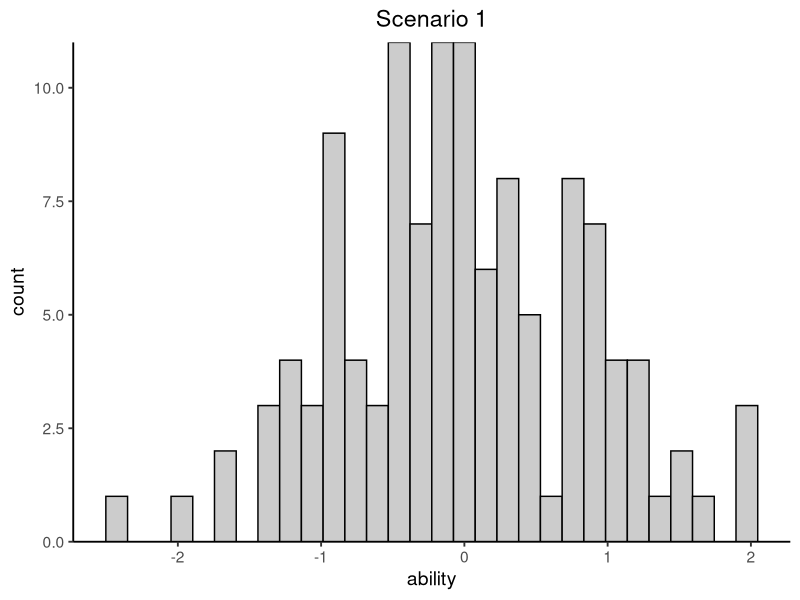
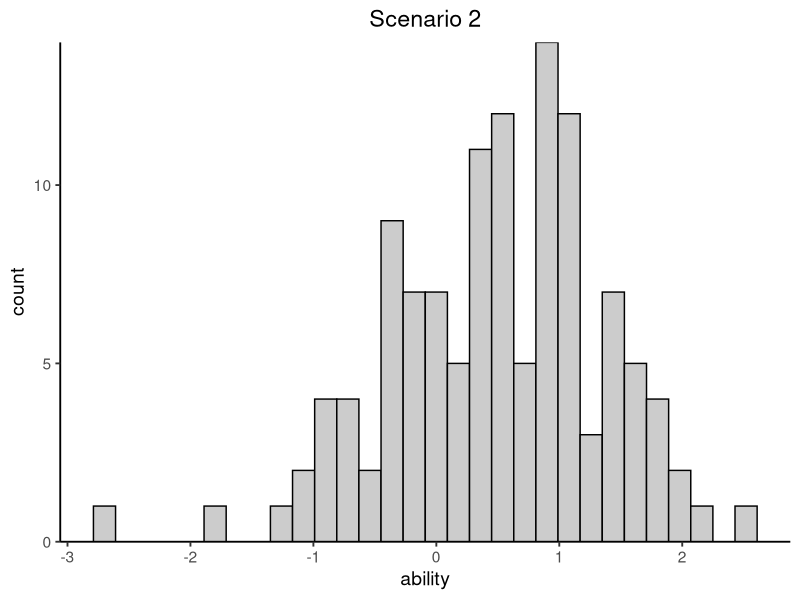
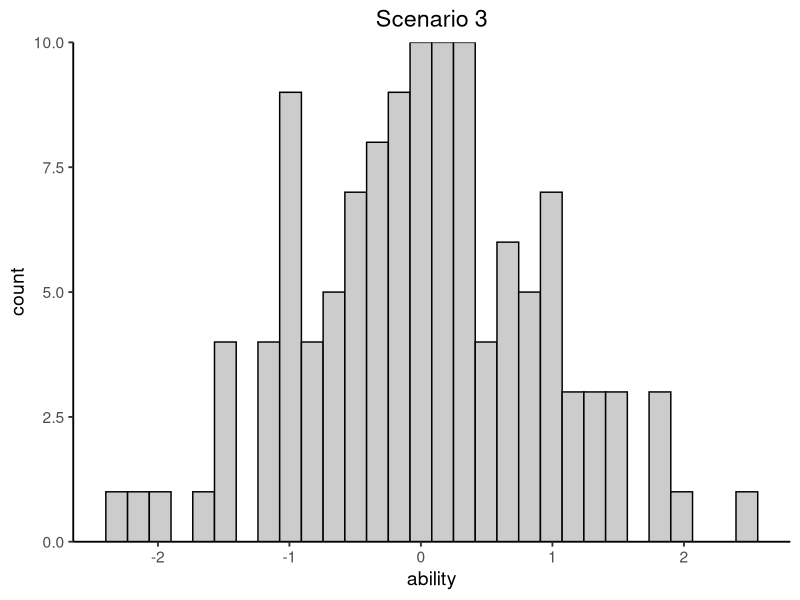
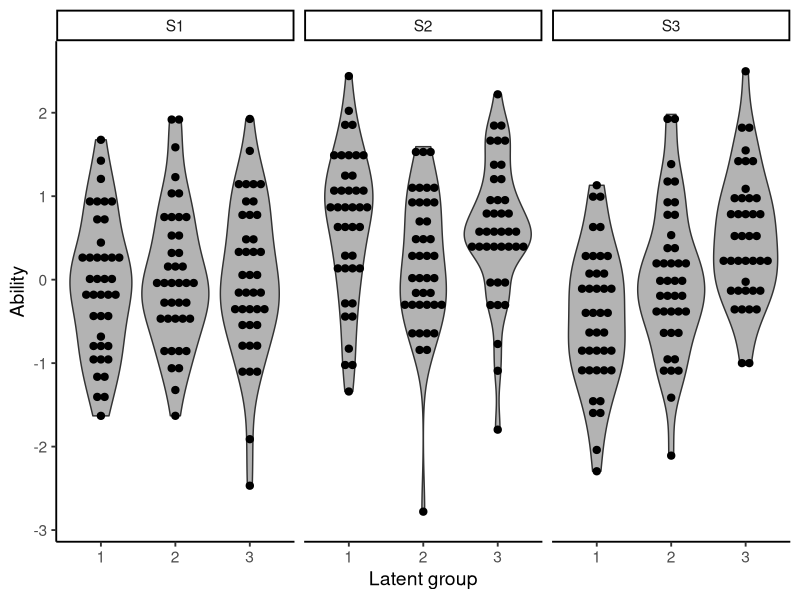
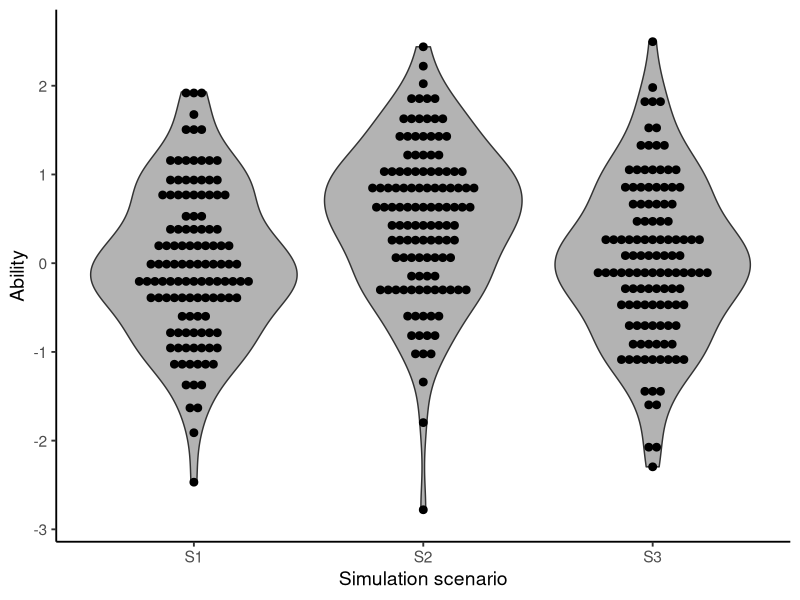
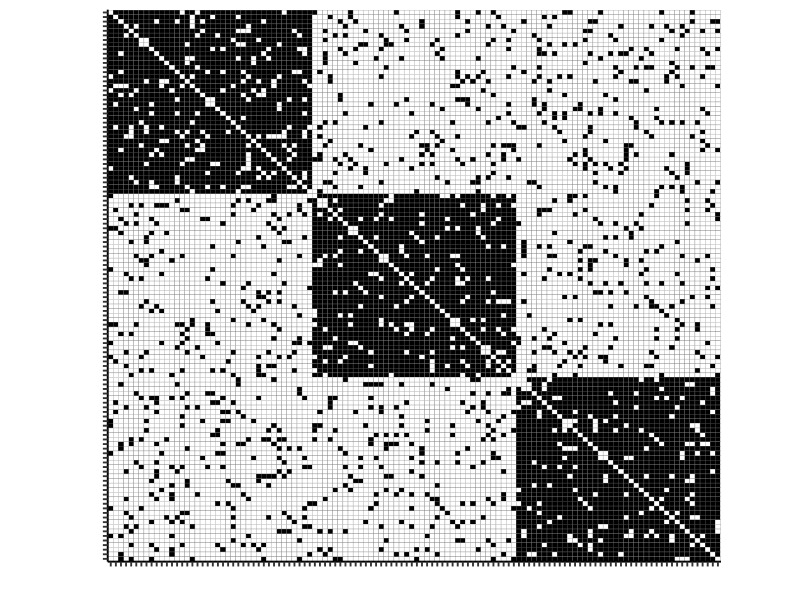
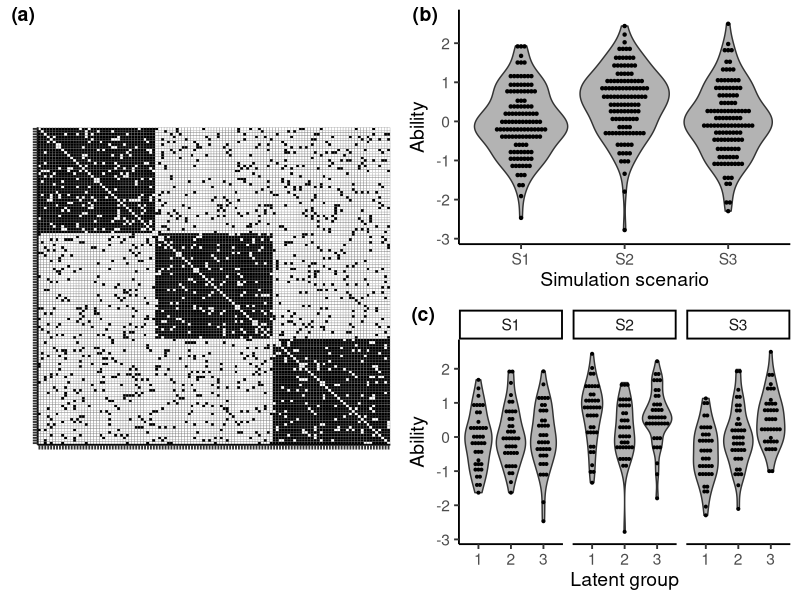

Here is the R script that generated these plots, in order: (Note: this script raises an error after producing the figures.)
library(dplyr)
library(ggplot2)
library(tidyr)

## number of  students
N = 120
p = 10
## generate network from a stochastic block model; this is yield fixed across simulations
## groups are 3 and equally splitted
groups = c(rep(1,N/3),rep(2,N/3),rep(3,N/3))
set.seed(1234)
W = matrix(0,N,N)
for(i in 2:N)
{
 for(j in 1:(i-1))
 {
  if(groups[i] == groups[j])
  {
	 W[i,j] = rbinom(1,1, 0.9)
  }
  else
  {
	  W[i,j] = rbinom(1,1, 0.1)
  }
  W[j,i] = W[i,j]
 }
}

saveRDS(W,"sim_W.rds")


plotW = as_tibble(W) %>%
        	mutate( row = 1:N) %>%
         gather(col,value,-row) %>% 
         mutate(col = sapply(col, \(x) as.numeric(strsplit(x,"V")[[1]][2] )  )) %>% 
         mutate(row = factor(row, levels =  1:N), col = factor(col, levels =  N:1)) %>% 
	 ggplot() + 
	 geom_tile(aes(x = row, y = col, fill = factor(value)),col = 'grey50', show.legend = FALSE)+
	 scale_fill_manual(values= c('white','black'))+
	 xlab('')+
	 ylab('')+
	 theme_classic(14)+
	 theme( axis.text.x = element_blank(), axis.text.y = element_blank(), aspect.ratio=0.9/1 )
        #ggsave("plots/simulatedNetwork.png", height = 7, width = 7)


#++++++++++++++++++++++++++++++++++++++++++
#++++++++++++++++++++++++++++++++++++++++++
#++ Generate Latent ability   +++++++++++++
#++++++++++++++++++++++++++++++++++++++++++
#++++++++++++++++++++++++++++++++++++++++++

### NORMAL(0,1) ---S1

set.seed(123 + 1)
Scenario1 = lst()

Scenario1$ability  = rnorm(N,0,1)
##Scenario1$ability  = scale(Scenario1$ability)


plotAbilityS1 = tibble(x =1:N, ability = Scenario1$ability) |>
                ggplot() +
                geom_histogram(aes(x= ability), bins = 30, col = 'black', fill = 'grey80')+
                scale_y_continuous( expand = c(0, 0)) +
                ggtitle("Scenario 1")+
                theme_classic(14) +
                theme(plot.title = element_text(hjust = 0.5))

### CAR model with sigma2 = 1 and rho = 0.98
set.seed(123 + 2)
Scenario2 = lst()
Scenario2$rho = 0.98
Scenario2$sigma2 = 20
D_w = diag(colSums(W))
Scenario2$Sigma_W = solve((D_w - Scenario2$rho*W)/Scenario2$sigma2)
Scenario2$ability = c(mvtnorm::rmvnorm(1, sigma = Scenario2$Sigma_W))
## renormalize ability, i.e. dividing by their standard deviation

Scenario2$ability = Scenario2$ability/sqrt(diag(Scenario2$Sigma_W))


##Scenario2$ability  = scale(Scenario2$ability)

##tibble(x =1:N, ability = Scenario2$ability) |>
##ggplot() +
##geom_violin(aes(x="1", y = ability))+
##geom_jitter(aes(x="1", y = ability))




plotAbilityS2 = tibble(x =1:N, ability = Scenario2$ability) |>
                ggplot() +
                geom_histogram(aes(x= ability), bins = 30, col = 'black', fill = 'grey80')+
                scale_y_continuous( expand = c(0, 0)) +
                ggtitle("Scenario 2")+
                theme_classic(14) +
                theme(plot.title = element_text(hjust = 0.5))

### MIXTURE MODEL ABILITY ---S3

##sim = function(x)
##{
##  m = c(-0.5,0,.5) 
##  g =sample(1:3,size = 1)
##  rnorm(1,m[g],sqrt(5/6))
##}
##res = replicate(10000,sim()) 
##mean(res);var(res)

set.seed(123 + 3)
Scenario3 = lst()
Scenario3$trueAbilityMeans      = c(-0.5,0,0.5)
Scenario3$trueAbilityVars       = rep(5/6,3)
Scenario3$groups                = groups


set.seed(123)
for(i in 1:N)
{
  Scenario3$ability[i] = with(Scenario3,
				      rnorm(1, trueAbilityMeans[groups[i]],
					    sqrt(trueAbilityVars[groups[i]])))
}

## scale the ability to have mean 0 and variance 1
##Scenario3$ability = scale(Scenario3$ability)


plotAbilityS3 = tibble(x =1:N, ability = Scenario3$ability) |>
                ggplot() +
                geom_histogram(aes(x= ability), bins = 30, col = 'black', fill = 'grey80')+
                scale_y_continuous(limits = c(0,10), expand = c(0, 0)) +
                ggtitle("Scenario 3")+
                theme_classic(14) +
                theme(plot.title = element_text(hjust = 0.5))

dfAbility = tibble(x = 1:N, S1 = Scenario1$ability, S2 = Scenario2$ability, S3 = Scenario3$ability)

plotMarginalAbility = dfAbility |>
                      gather(key,value,-x) |>
                      ggplot(aes(x = key, y =value)) +
                      geom_violin(fill = 'black',alpha = 0.3) +
                      geom_dotplot(binaxis = "y",
                                   stackdir = "center",
                                   dotsize = 0.5) + 
                      xlab("Simulation scenario")+
                      ylab("Ability")+
                      theme_classic(14) 



###plotConditionalAbility =
###dfAbility |>
###gather(key,value,-x) |>
###ggplot(aes(x = x, y =value, shape = key)) +
###geom_point()+
###geom_line(aes(x = x, y =value, group = x), lty = 'dashed')+
###scale_shape_manual(values = c(0,1,2))+
###labs(x = "Student id", y = "Ability", shape = '')+
###theme_classic(14)+
###theme(legend.direction ='horizontal', legend.position = c(0.7,0.1), legend.spacing.x =unit(0.01,"cm"))
###




plotConditionalAbility = dfAbility |>
                         bind_cols(groups = as.factor(groups)) |>
                         gather(key,value,-x, -groups) |>
                         ggplot(aes(x = groups, y =value)) +
                         geom_violin(fill = 'black',alpha = 0.3)+
                         geom_dotplot(binaxis = "y",
                                      stackdir = "center",
                                      dotsize = 0.5) + 
                         labs(x = "Latent group", y = "Ability")+
                         facet_wrap(~key)+
                         theme_classic(14)

library(cowplot)
simPlot = plot_grid(plotW, plot_grid(plotMarginalAbility,plotConditionalAbility, nrow = 2, labels = c('(b)', '(c)')), labels = c("(a)",""))
save_plot("plots/simulationData.pdf",simPlot, base_width  =20, base_height = 10)


### generate difficulties parameters---common to the three scenarios
##betas = c(0,rnorm(3,0,2))
##a = 0.5
##c(1,exp(a * cumsum(betas[-1])))/(1 +  sum(exp(a * cumsum(betas[-1]))))

Betas = matrix(0,p,4)
for(i in 1:p)
{
 Betas[i,2:4] = rnorm(3,0,2)
}

Scenario1$difficulties = Betas
Scenario2$difficulties = Betas
Scenario3$difficulties = Betas

### generate discrimination parameters---common to the three scenarios
alphas = runif(p,0.5,1)

Scenario1$discrimination = alphas
Scenario2$discrimination = alphas
Scenario3$discrimination = alphas


## generate data in the 3 three scenarios



## Scenario1
Scenario1$data = matrix(0, N,p)


for(i in 1:N)
{
	for(j in 1:p)
	{
	  num =  exp(cumsum(Scenario1$discrimination[j] *( Scenario1$ability[i] - Scenario1$difficulties[j,])))
	  den =  sum(num)
	  prob = num/den
	  Scenario1$data[i,j] = sample(0:3,size = 1, prob = prob)
	}
}

saveRDS(Scenario1, "sim_scenario1.rds")

## Scenario2

Scenario2$data = matrix(0, N,p)


for(i in 1:N)
{
	for(j in 1:p)
	{
	  num =  exp(cumsum(Scenario1$discrimination[j] *( Scenario1$ability[i] - Scenario1$difficulties[j,])))
	  den =  sum(num)
	  prob = num/den
	  Scenario2$data[i,j] = sample(0:3,size = 1, prob = prob)
	}
}

saveRDS(Scenario2, "sim_scenario2.rds")


## Scenario3

Scenario3$data = matrix(0, N,p)


for(i in 1:N)
{
	for(j in 1:p)
	{
	  num =  exp(cumsum(Scenario1$discrimination[j] *( Scenario1$ability[i] - Scenario1$difficulties[j,])))
	  den =  sum(num)
	  prob = num/den
	  Scenario3$data[i,j] = sample(0:3,size = 1, prob = prob)
	}
}

saveRDS(Scenario3, "sim_scenario3.rds")
